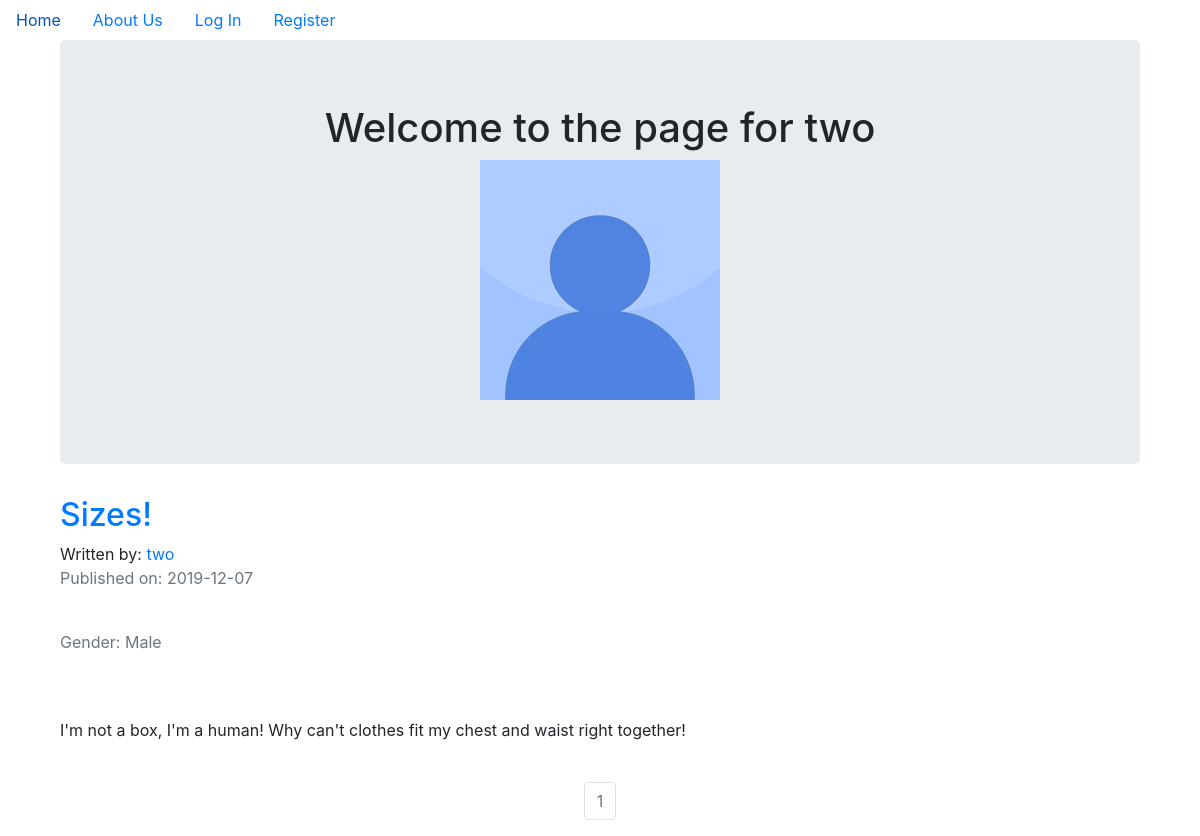
The app's page /two with its own data.
### myclothingblog/models.py (models this page shows, shortened)
class User(db.Model, UserMixin):
    __tablename__ = 'users'
    id = db.Column(db.Integer, primary_key = True)
    profile_image = db.Column(db.String(20), nullable=False, default='default_profile.png')
    email = db.Column(db.String(64), unique=True, index=True)
    username = db.Column(db.String(64), unique=True, index=True)
    password_hash = db.Column(db.String(128))
    gender = db.Column(db.String(6))
    posts = db.relationship('BlogPost', backref='author', lazy=True)

class BlogPost(db.Model):
    users = db.relationship(User)
    id = db.Column(db.Integer, primary_key=True)
    user_id = db.Column(db.Integer, db.ForeignKey('users.id'), nullable=False)
    date = db.Column(db.DateTime, nullable=False, default=datetime.utcnow)
    title = db.Column(db.String(140), nullable=False)
    text = db.Column(db.Text, nullable=False)

### myclothingblog/users/views.py (the view)
@users.route("/<username>")
def user_posts(username):
    page = request.args.get('page', 1, type=int)
    user = User.query.filter_by(username=username).first_or_404()
    blog_posts = BlogPost.query.filter_by(author=user).order_by(BlogPost.date.desc()).paginate(page=page, per_page=5)
    return render_template('user_blog_posts.html', blog_posts=blog_posts, user=user)

### myclothingblog/templates/user_blog_posts.html (shortened to what this page needs)
{% extends "base.html" %}
{% block content %}
<div class="container">
  <div class="jumbotron">
    <div align='center'>
      <h1 >Welcome to the page for {{user.username}}</h1>
      <img align='center' src="{{ url_for('static', filename='profile_pics/' + user.profile_image) }}">
    </div>
  </div>
{% for post in blog_posts.items %}
          <h2><a href="{{ url_for('blog_posts.blog_post', blog_post_id=post.id) }}">{{ post.title }}</a></h2>
          Written by: <a href="{{ url_for('users.user_posts', username=post.author.username) }}">{{ post.author.username }}</a>
          <p class="text-muted">Published on: {{ post.date.strftime('%Y-%m-%d') }}</p><br>
          <p class="text-muted">Gender: {{ post.author.gender }}</p>
          <br><br>
            <p>{{post.text}}</p>
          <br>
{% endfor %}
</div>
<nav aria-label="Page navigation example">
  <ul class="pagination justify-content-center">
    {% for page_num in blog_posts.iter_pages(left_edge=1, right_edge=1, left_current=1, right_current=2) %}
            {% if blog_posts.page == page_num %}
              <li class="page-item disabled">
                <a class="page-link" href="{{ url_for('users.user_posts', username=user.username, page=page_num) }}">{{ page_num }}</a></li>
            {% else %}
              <li class="page-item"><a class="page-link" href="{{ url_for('users.user_posts', username=user.username, page=page_num) }}">{{ page_num }}</a></li>
            {% endif %}
    {% endfor %}
</nav>
{% endblock content %}

### records on screen
User: username "two", profile_image (placeholder picture)
BlogPost: title "Sizes!", author.username "two", date "2019-12-07", author.gender "Male", text "I'm not a box, I'm a human! Why can't clothes fit my chest and waist right together!"

### other values on screen
{{ page_num }} "1"
